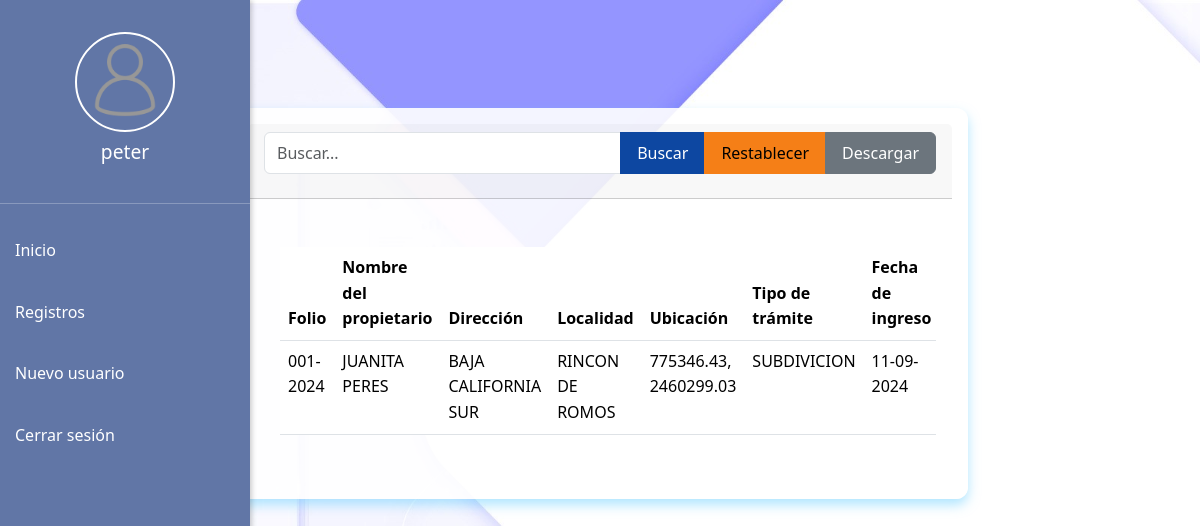
The page /php/director/registros_director.php (signed in) on the database its author committed.
### tables this page shows
CREATE TABLE `formulario` (
  `folio` varchar(11) NOT NULL,
  `nombre_propietario` varchar(100) NOT NULL,
  `direccion` varchar(255) NOT NULL,
  `localidad` varchar(100) NOT NULL,
  `numeroDireccion` varchar(5) NOT NULL,
  `tipo_tramite` varchar(100) NOT NULL,
  `fecha_ingreso` varchar(12) NOT NULL,
  `nombre_solicitante` varchar(100) NOT NULL,
  `telefono` varchar(15) NOT NULL,
  `correo` varchar(100) NOT NULL,
  `usuario_recibe` varchar(100) NOT NULL,
  `observaciones` text DEFAULT NULL,
  `fecha_entrega_estimada` varchar(12) DEFAULT NULL,
  `ubicacion` varchar(255) DEFAULT NULL,
  `escrituras` varchar(255) DEFAULT NULL,
  `boleta_predial` varchar(100) DEFAULT NULL,
  `identificacion` varchar(255) NOT NULL,
  `estatus` varchar(30) NOT NULL,
  `created_at` timestamp NOT NULL DEFAULT current_timestamp(),
  `updated_at` timestamp NOT NULL DEFAULT current_timestamp() ON UPDATE current_timestamp(),
  `cord_lat` varchar(30) NOT NULL,
  `cord_long` varchar(30) NOT NULL
);

### php/director/registros_director.php (the view, shortened to what this page needs)
<?php include ('navbar.php') ?>
<!DOCTYPE html>
<html lang="en">
<head>
    <link href="https://cdn.jsdelivr.net/npm/bootstrap@5.3.2/dist/css/bootstrap.min.css" rel="stylesheet">
    <link rel="stylesheet" href="../../css/globals.css">
    <link rel="stylesheet" href="../../css/ventanilla.css">
</head>
<body>
<div class="container mt-4">
    <div class="row justify-content-center">
        <div class="col-md-8">
            <div class="card">
                <div class="card-header">
                    <div class="input-group mb-3">
                        <input type="text" id="searchInput" placeholder="Buscar..." aria-label="Buscar" class="form-control" data-bs-toggle="tooltip" data-bs-placement="top" title="Buscar en la tabla">
                        <button id="searchButton" class="btn btn-primary" aria-label="Buscar" data-bs-toggle="tooltip" data-bs-placement="top" title="Realizar búsqueda">Buscar</button>
                        <button id="resetButton" class="btn btn-warning" aria-label="Restablecer búsqueda" data-bs-toggle="tooltip" data-bs-placement="top" title="Restablecer búsqueda">Restablecer</button>
                        <button id="downloadButton" class="btn btn-secondary" aria-label="Descargar datos filtrados" data-bs-toggle="tooltip" data-bs-placement="top" title="Descargar datos filtrados">Descargar</button>
                    </div>
                </div>
                <div class="card-body">
                    <div class="table-responsive">
                        <table class="table table-hover">
                            <thead>
                                <tr>
                                    <th class="sortable" scope="col" aria-sort="none" data-bs-toggle="tooltip" data-bs-placement="top" title="Ordenar por Folio">Folio</th>
                                    <th class="sortable" scope="col" aria-sort="none" data-bs-toggle="tooltip" data-bs-placement="top" title="Ordenar por Nombre del propietario">Nombre del propietario</th>
                                    <th class="sortable" scope="col" aria-sort="none" data-bs-toggle="tooltip" data-bs-placement="top" title="Ordenar por Dirección">Dirección</th>
                                    <th class="sortable" scope="col" aria-sort="none" data-bs-toggle="tooltip" data-bs-placement="top" title="Ordenar por Localidad">Localidad</th>
                                    <th class="sortable" scope="col" aria-sort="none" data-bs-toggle="tooltip" data-bs-placement="top" title="Ordenar por Ubicación">Ubicación</th>
                                    <th class="sortable" scope="col" aria-sort="none" data-bs-toggle="tooltip" data-bs-placement="top" title="Ordenar por Tipo de trámite">Tipo de trámite</th>
                                    <th class="sortable" scope="col" aria-sort="none" data-bs-toggle="tooltip" data-bs-placement="top" title="Ordenar por Fecha de ingreso">Fecha de ingreso</th>
                                </tr>
                            </thead>
                            <tbody>
                                <?php
                                $conexion = connection();
                                $sql = "SELECT * FROM formulario ORDER BY folio DESC";
                                $result = mysqli_query($conexion, $sql);
                                if ($result && mysqli_num_rows($result) > 0) {
                                    while ($mostrar = mysqli_fetch_assoc($result)) { ?>
                                        <tr>
                                            <td><?php echo htmlspecialchars($mostrar['folio'], ENT_QUOTES, 'UTF-8') ?></td>
                                            <td><?php echo htmlspecialchars($mostrar['nombre_propietario'], ENT_QUOTES, 'UTF-8') ?></td>
                                            <td><?php echo htmlspecialchars($mostrar['direccion'], ENT_QUOTES, 'UTF-8') ?></td>
                                            <td><?php echo htmlspecialchars($mostrar['localidad'], ENT_QUOTES, 'UTF-8') ?></td>
                                            <td><?php echo htmlspecialchars($mostrar['ubicacion'], ENT_QUOTES, 'UTF-8') ?></td>
                                            <td><?php echo htmlspecialchars($mostrar['tipo_tramite'], ENT_QUOTES, 'UTF-8') ?></td>
                                            <td><?php echo htmlspecialchars($mostrar['fecha_ingreso'], ENT_QUOTES, 'UTF-8') ?></td>
                                        </tr>
                                <?php
                                    }
                                } else {
                                    echo "<tr><td colspan='13' class='text-center'>No hay registros</td></tr>";
                                }
                                ?>
                            </tbody>
                        </table>
                    </div>
                </div>
            </div>
        </div>
    </div>
</body>
</html>

### css/globals.css (style rules this page uses)
*, *::before, *::after { box-sizing: border-box; margin: 0; padding: 0; }
body { font-family: system-ui, -apple-system, BlinkMacSystemFont, 'Segoe UI', Roboto, Oxygen, Ubuntu, Cantarell, 'Open Sans', 'Helvetica Neue', sans-serif; background-image: url(../img/bg.jpg); background-size: cover; }

### css/ventanilla.css (style rules this page uses)
body { background-color: #f0f8ff; }
.card { border: none; border-radius: 15px; box-shadow: 0 10px 20px rgba(100, 205, 255, 1); background-color: rgba(255, 255, 255, 0.5); margin: auto; margin-top: 30px; padding: 15px; transition: all 0.3s ease-in-out; }
.btn-primary { background-color: #0d47a1; border-color: #0d47a1; transition: all 0.3s ease-in-out; }

### php/director/navbar.php (style rules this page uses)
:root { --primary-color: #6176A6; --secondary-color: #333E55; --bg-color: #f0f2f5; --text-color: #fff; --hover-bg-color: #4a5a83; --transition-speed: 0.3s; }
body { background-color: var(--bg-color); font-family: Arial, sans-serif; margin: 0; padding: 0; overflow-x: hidden; }

### php/director/registros_director.php (style rules this page uses)
body { background-color: #f0f8ff; animation: backgroundFade 5s infinite alternate; font-size: 16px; margin: 0; padding: 0; line-height: 1.6; }
.card { border: none; border-radius: 12px; box-shadow: 0 6px 12px rgba(100, 205, 255, 0.5); background-color: rgba(255, 255, 255, 0.9); margin-top: 20px; padding: 16px; }
.btn { font-size: 16px; padding: 8px 16px; }
.btn-primary { background-color: #0d47a1; border-color: #0d47a1; }
.btn-warning { background-color: #f57f17; border-color: #f57f17; }
.form-control { animation: inputPulse 2s infinite alternate; font-size: 16px; }
.table-responsive { padding: 16px; }
.table { margin: 16px 0; width: 100%; font-size: 16px; }
.table td, .table th { padding: .5rem; }

### rows shown on the page
formulario: folio "001-2024", nombre_propietario "JUANITA PERES", direccion "BAJA CALIFORNIA SUR", localidad "RINCON DE ROMOS", ubicacion "775346.43, 2460299.03", tipo_tramite "SUBDIVICION", fecha_ingreso "11-09-2024"

### other values the page prints
$username "peter"
